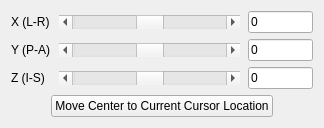
     <widget class="QWidget" name="tab_2">
      <attribute name="title">
       <string>Translate</string>
      </attribute>
      <layout class="QVBoxLayout" name="verticalLayout_5">
       <item>
        <layout class="QGridLayout" name="gridLayout_2" columnstretch="0,1,0">
         <property name="horizontalSpacing">
          <number>8</number>
         </property>
         <item row="0" column="0">
          <widget class="QLabel" name="label_2">
           <property name="text">
            <string>X (L-R)</string>
           </property>
          </widget>
         </item>
         <item row="0" column="1">
          <widget class="QScrollBar" name="scrollBarTranslateX">
           <property name="maximum">
            <number>100</number>
           </property>
           <property name="value">
            <number>50</number>
           </property>
           <property name="orientation">
            <enum>Qt::Horizontal</enum>
           </property>
          </widget>
         </item>
         <item row="0" column="2">
          <widget class="QLineEdit" name="lineEditTranslateX">
           <property name="maximumSize">
            <size>
             <width>65</width>
             <height>16777215</height>
            </size>
           </property>
           <property name="text">
            <string>0</string>
           </property>
          </widget>
         </item>
         <item row="1" column="0">
          <widget class="QLabel" name="label_3">
           <property name="text">
            <string>Y (P-A)</string>
           </property>
          </widget>
         </item>
         <item row="1" column="1">
          <widget class="QScrollBar" name="scrollBarTranslateY">
           <property name="maximum">
            <number>100</number>
           </property>
           <property name="value">
            <number>50</number>
           </property>
           <property name="orientation">
            <enum>Qt::Horizontal</enum>
           </property>
          </widget>
         </item>
         <item row="1" column="2">
          <widget class="QLineEdit" name="lineEditTranslateY">
           <property name="maximumSize">
            <size>
             <width>65</width>
             <height>16777215</height>
            </size>
           </property>
           <property name="text">
            <string>0</string>
           </property>
          </widget>
         </item>
         <item row="2" column="0">
          <widget class="QLabel" name="label_4">
           <property name="text">
            <string>Z (I-S)</string>
           </property>
          </widget>
         </item>
         <item row="2" column="1">
          <widget class="QScrollBar" name="scrollBarTranslateZ">
           <property name="maximum">
            <number>100</number>
           </property>
           <property name="value">
            <number>50</number>
           </property>
           <property name="orientation">
            <enum>Qt::Horizontal</enum>
           </property>
          </widget>
         </item>
         <item row="2" column="2">
          <widget class="QLineEdit" name="lineEditTranslateZ">
           <property name="maximumSize">
            <size>
             <width>65</width>
             <height>16777215</height>
            </size>
           </property>
           <property name="text">
            <string>0</string>
           </property>
          </widget>
         </item>
        </layout>
       </item>
       <item>
        <layout class="QHBoxLayout" name="horizontalLayout_5">
         <item>
          <spacer name="horizontalSpacer_9">
           <property name="orientation">
            <enum>Qt::Horizontal</enum>
           </property>
           <property name="sizeHint" stdset="0">
            <size>
             <width>40</width>
             <height>20</height>
            </size>
           </property>
          </spacer>
         </item>
         <item>
          <widget class="QPushButton" name="pushButtonCenterToCursor">
           <property name="text">
            <string>Move Center to Current Cursor Location</string>
           </property>
           <property name="autoDefault">
            <bool>false</bool>
           </property>
          </widget>
         </item>
         <item>
          <spacer name="horizontalSpacer_8">
           <property name="orientation">
            <enum>Qt::Horizontal</enum>
           </property>
           <property name="sizeHint" stdset="0">
            <size>
             <width>40</width>
             <height>20</height>
            </size>
           </property>
          </spacer>
         </item>
        </layout>
       </item>
       <item>
        <spacer name="verticalSpacer_2">
         <property name="orientation">
          <enum>Qt::Vertical</enum>
         </property>
         <property name="sizeHint" stdset="0">
          <size>
           <width>0</width>
           <height>0</height>
          </size>
         </property>
        </spacer>
       </item>
      </layout>
     </widget>
